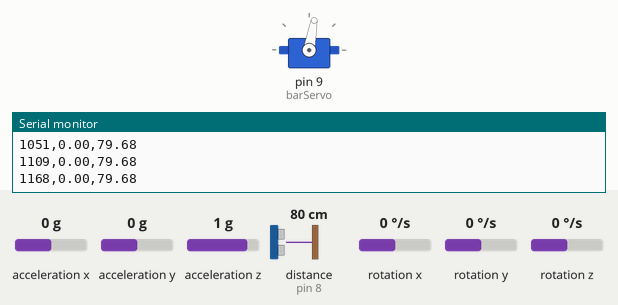
Recording of a sketch running on a simulated Arduino Uno, built with avr-gcc and run on an emulated ATmega328P. On the bench: servo, the last lines printed to the serial monitor. Wiring (inferred from the names in the program): ultrasonic range finder: trigger pin 7; echo pin 8. The inputs (shaded band) are chosen by the test bench; at power-on: acceleration z 1 g, distance to the obstacle (sensor on pin 8) 80 cm, acceleration x 0 g, acceleration y 0 g, rotation x 0 °/s, rotation y 0 °/s, rotation z 0 °/s. The echo pulse lasts 58.3 µs per cm.

Above: at 3.2 s.
3.3 s: acceleration z set to 0 g
At 5.5 s:
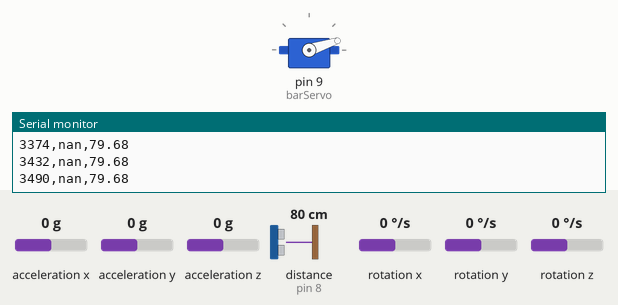
6.3 s: distance to the obstacle (sensor on pin 8) set to 299 cm
Timing chart, 0 to 9.3 s (numbered marks = the images above; inputs shaded):
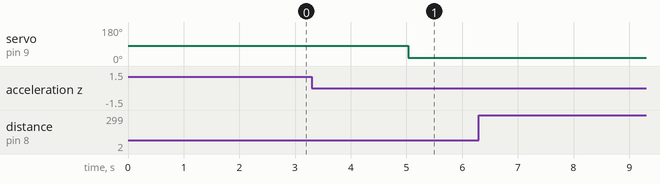

The sketch:

modeladopart2.ino
```cpp
#include <Servo.h>
#include "Wire.h"
#include "I2Cdev.h"
#include "MPU6050.h"

MPU6050 sensor;
Servo barServo;

// Ultrasonic sensor pins
#define TRIG 7
#define ECHO 8

// MPU6050 variables
int ax, ay, az;
float accel_ang_x = 0;
float filteredAngX = 0;
const float alpha = 0.9;  // smoothing factor (0.9 = more stable, 0.5 = faster)

// Servo and step input
int baseAngle = 80;      // horizontal position (0°)
int stepAngle = 18;      // step equivalent to ~5° real movement
unsigned long t0;
bool stepApplied = false;
bool stabilized = false;

// Variables for stability detection
float lastAng = 0, lastDist = 0;
int stableCounter = 0;
bool returnedToZero = false;
unsigned long stableTime = 0;

// -----------------------------------
void setup() {
  Serial.begin(115200);
  Wire.begin();
  sensor.initialize();
  barServo.attach(9);

  pinMode(TRIG, OUTPUT);
  pinMode(ECHO, INPUT);

  // MPU6050 calibration (adjust according to your sensor)
  sensor.setXAccelOffset(-734);
  sensor.setYAccelOffset(1267);
  sensor.setZAccelOffset(1152);
  sensor.setXGyroOffset(87);
  sensor.setYGyroOffset(-1);
  sensor.setZGyroOffset(3);

  barServo.write(baseAngle);
  delay(2000);

  Serial.println("time_ms,angle_mpu,distance_cm");

  t0 = millis();
}
// -----------------------------------
void loop() {

  if (stabilized && !returnedToZero && millis() - stableTime >= 2000) {
    barServo.write(baseAngle);
    returnedToZero = true;
}

  if (stabilized) return; // if already stabilized, stop execution

  unsigned long t = millis() - t0;

  // --- MPU6050 reading ---
  sensor.getAcceleration(&ax, &ay, &az);
  accel_ang_x = atan(ax / sqrt(pow(ay, 2) + pow(az, 2))) * (180.0 / 3.1416);

  // Exponential filter (reduces noise)
  filteredAngX = alpha * filteredAngX + (1 - alpha) * accel_ang_x;

  // --- Ultrasonic sensor reading ---
  digitalWrite(TRIG, LOW);
  delayMicroseconds(2);
  digitalWrite(TRIG, HIGH);
  delayMicroseconds(10);
  digitalWrite(TRIG, LOW);
  float duration = pulseIn(ECHO, HIGH, 30000); // 30 ms timeout
  float distance = duration * 0.0343 / 2;      // in cm

  // --- Apply step input after 3 seconds ---
  if (!stepApplied && t >= 3000) {
    barServo.write(stepAngle);
    stepApplied = true;
  }

  // --- Send data to Serial (for CSV logging) ---
  Serial.print(t);
  Serial.print(",");
  Serial.print(filteredAngX, 2);
  Serial.print(",");
  Serial.println(distance, 2);

  // --- Detect stabilization ---
  if (abs(filteredAngX - lastAng) < 1.0 && abs(distance - lastDist) < 1.0) {
    stableCounter++;
    if (stableCounter > 20 && t > 4000 && !stabilized) {
    stabilized = true;
    stableTime = millis();
    }
  } else {
    stableCounter = 0;
  }
  lastAng = filteredAngX;
  lastDist = distance;

  delay(50);  // 20 Hz sampling rate
}
```
